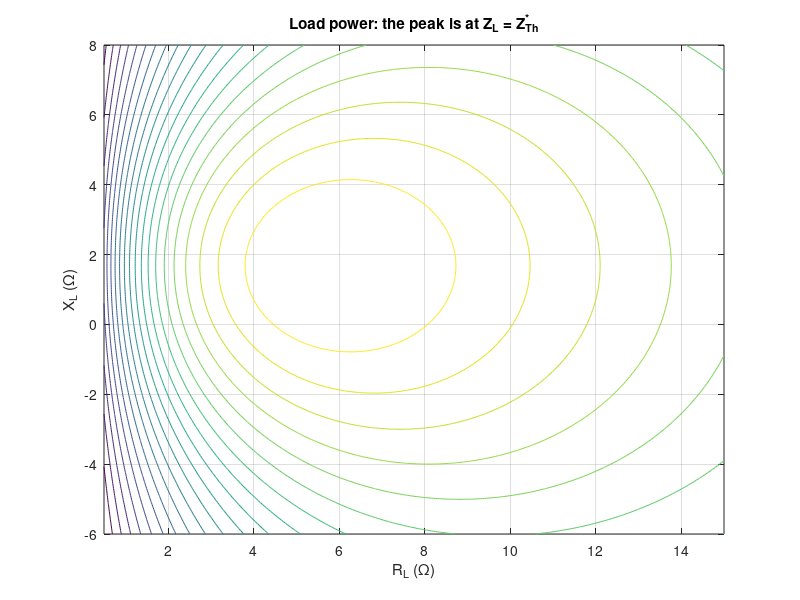

MATLAB code for this plot:
% Circuits 1 — Maximum Power Transfer
%title: Maximum Power Transfer with Impedances (Example 10.8)
%ar-title: نقل القدرة القصوى بالمعاوقات (مثال 10.8)
%lesson: c1-power-6
%course: circuits-1

%% Example 10.8
%ar: بعد تحويلي المصادر: 16∠0° مع 4 + j3، و −j6 بين a و b. VTh = 16(−j6)/(4 − j3) و ZTh = (4 + j3) ∥ (−j6). ثم ZL = ZTh* و Pmax = |VTh|²/(8 RL).
VTh = 16*(-6j)/(4 + 3j - 6j);
ZTh = (4 + 3j)*(-6j)/(4 + 3j - 6j);
ZL = conj(ZTh); Pmax = abs(VTh)^2/(8*real(ZL));
fprintf('VTh = %.2f at %.2f deg V, ZTh = %.2f %+.2fj, ZL = %.2f %+.2fj, Pmax = %g W\n', abs(VTh), angle(VTh)*180/pi, real(ZTh), imag(ZTh), real(ZL), imag(ZL), Pmax)
%check: abs(abs(VTh) - 19.2) < 1e-9 && abs(ZTh - (5.76 - 1.68j)) < 1e-9 && abs(Pmax - 8) < 1e-9

%% Search all loads
%ar: نبحث في شبكة من قيم RL و XL عن أكبر قدرة: القمة عند 5.76 + j1.68.
[RL, XL] = meshgrid(linspace(0.5, 15, 291), linspace(-6, 8, 281));
I = VTh ./ (ZTh + RL + 1j*XL); Pl = 0.5*abs(I).^2 .* RL;
[pm, k] = max(Pl(:));
fprintf('best load found: %.2f %+.2fj ohm, %.3f W\n', RL(k), XL(k), pm)
%check: abs(RL(k) - 5.76) < 0.06 && abs(XL(k) - 1.68) < 0.06

%%! Project idea: contour of the load power
%ar: مشروع: نرسم خطوط تساوي القدرة في مستوى (RL, XL): القمة نقطة واحدة هي مرافق ZTh.
contour(RL, XL, Pl, 20); grid on; xlabel('R_L (\Omega)'); ylabel('X_L (\Omega)'); title('Load power: the peak is at Z_L = Z_{Th}^*')
